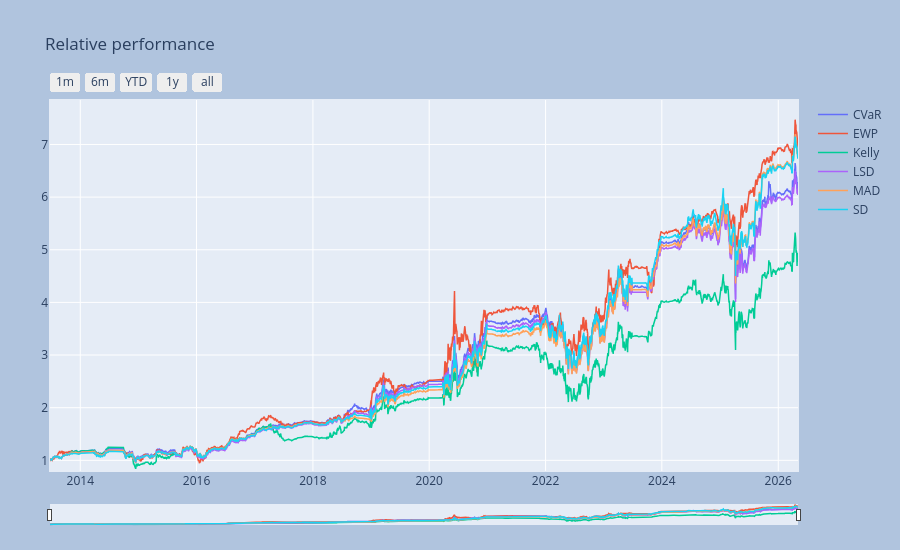

Notebook cell for this chart:
### Markdown cell above
### Compare the portfolio strategies

### Code cell
pq = az.Port_Simple([port_cvar, port_kelly, port_mad, port_ewp, port_sd, port_lsd])
_ = pq.set_model()
_ = pq.port_view_all(componly=True, fancy=True)

### Figure 1 — Plotly figure (JSON) as saved in the notebook; plotly's stock layout.template omitted (floating-point values rounded to 4 significant figures; data arrays with more than 128 entries replaced by an {"elided": "..."} marker saying what was removed)
{"data": [{"line": {"width": 1.5}, "name": "CVaR", "type": "scatter", "x": {"elided": "3235 str values"}, "y": {"elided": "3235 float values"}}, {"line": {"width": 1.5}, "name": "EWP", "type": "scatter", "x": {"elided": "3235 str values"}, "y": {"elided": "3235 float values"}}, {"line": {"width": 1.5}, "name": "Kelly", "type": "scatter", "x": {"elided": "3235 str values"}, "y": {"elided": "3235 float values"}}, {"line": {"width": 1.5}, "name": "LSD", "type": "scatter", "x": {"elided": "3235 str values"}, "y": {"elided": "3235 float values"}}, {"line": {"width": 1.5}, "name": "MAD", "type": "scatter", "x": {"elided": "3235 str values"}, "y": {"elided": "3235 float values"}}, {"line": {"width": 1.5}, "name": "SD", "type": "scatter", "x": {"elided": "3235 str values"}, "y": {"elided": "3235 float values"}}], "layout": {"autosize": false, "height": 550, "margin": {"b": 25, "l": 50, "pad": 1, "r": 50, "t": 100}, "paper_bgcolor": "LightSteelBlue", "title": {"text": "Relative performance"}, "width": 900, "xaxis": {"autorange": false, "fixedrange": false, "range": ["2013-06-25T00:00:00", "2026-05-05T00:00:00"], "rangeselector": {"buttons": [{"count": 1, "label": "1m", "step": "month", "stepmode": "backward"}, {"count": 6, "label": "6m", "step": "month", "stepmode": "backward"}, {"count": 1, "label": "YTD", "step": "year", "stepmode": "todate"}, {"count": 1, "label": "1y", "step": "year", "stepmode": "backward"}, {"step": "all"}]}, "rangeslider": {"thickness": 0.05, "visible": true}, "title": {}, "type": "date"}, "yaxis": {"autorange": false, "fixedrange": false, "range": [0.7974, 7.845], "title": {}}}}
